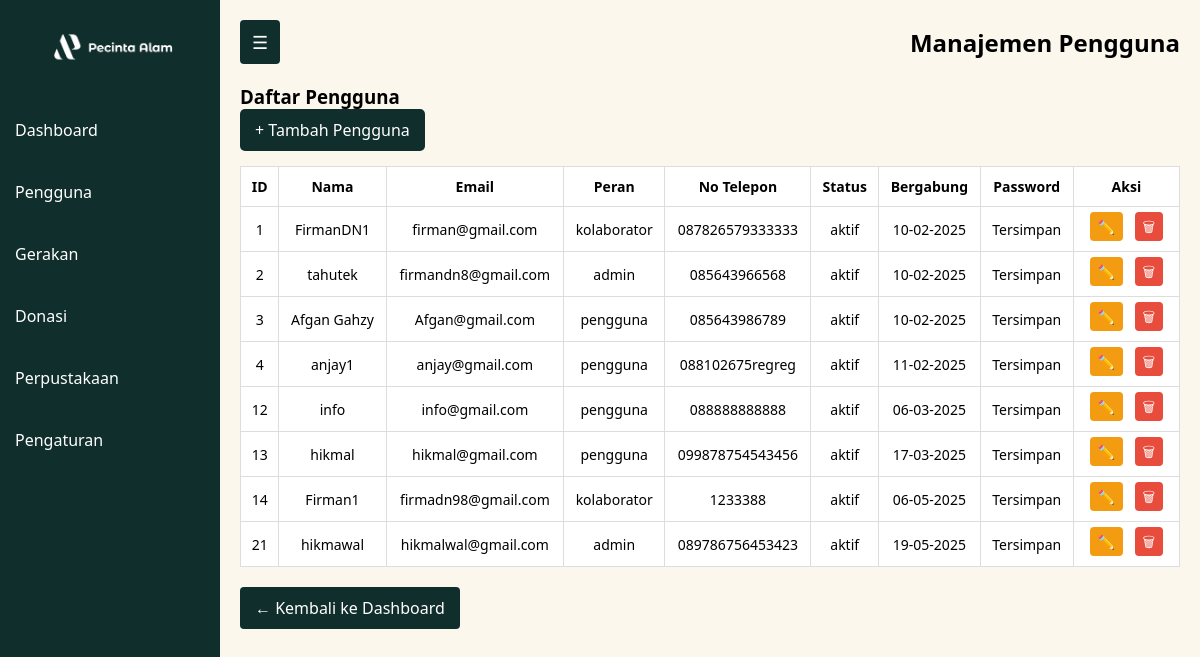
Screenshot of /dashboard/admin/pengguna.php (signed in) with the database file from the repository.
### tables this page shows
CREATE TABLE `pengguna` (
  `id_user` int(11) NOT NULL,
  `nama` varchar(100) NOT NULL,
  `email` varchar(100) NOT NULL,
  `password` varchar(255) NOT NULL,
  `peran` enum('pengguna','kolaborator','admin') NOT NULL,
  `id_gerakan` int(11) DEFAULT NULL,
  `no_telepon` varchar(15) NOT NULL,
  `status_akun` enum('aktif','nonaktif','suspend') DEFAULT 'aktif',
  `tanggal_bergabung` timestamp NOT NULL DEFAULT current_timestamp()
);

### dashboard/admin/pengguna.php (the view, shortened to what this page needs)
<?php
include '../../config/db.php';
$sql = "SELECT * FROM pengguna";
$result = $conn->query($sql);
?>
<!DOCTYPE html>
<html lang="id">
<head>
  <link rel="stylesheet" href="../../assets/css/pengguna.css">
</head>
<body>
  <div class="container">
    <aside id="sidebar">
      <div class="logo">
        <img width="80%" src="../../assets/images/logo1.png" alt="Logo Komunitas Pecinta Alam">
      </div>
      <ul class="menu">
        <li><a href="dashboard.php">Dashboard</a></li>
        <li><a href="pengguna.php" class="active">Pengguna</a></li>
        <li><a href="gerakan.php">Gerakan</a></li>
        <li><a href="donasi.php">Donasi</a></li>
        <li><a href="perpustakaan.php">Perpustakaan</a></li>
        <li><a href="pengaturan.php">Pengaturan</a></li>
      </ul>
    </aside>
    <main>
      <header>
        <button id="toggleBtn">☰</button>
        <h2>Manajemen Pengguna</h2>
      </header>
      <section class="content">
        <h3>Daftar Pengguna</h3>
        <a href="proses/tambah_pengguna.php" class="add-btn">+ Tambah Pengguna</a>
        <table>
          <thead>
            <tr>
              <th>ID</th>
              <th>Nama</th>
              <th>Email</th>
              <th>Peran</th>
              <th>No Telepon</th>
              <th>Status</th>
              <th>Bergabung</th>
              <th>Password</th>
              <th>Aksi</th>
            </tr>
          </thead>
          <tbody>
            <?php while ($row = $result->fetch_assoc()): ?>
              <tr>
                <td><?= htmlspecialchars($row['id_user']) ?></td>
                <td><?= htmlspecialchars($row['nama']) ?></td>
                <td><?= htmlspecialchars($row['email']) ?></td>
                <td><?= htmlspecialchars($row['peran']) ?></td>
                <td><?= htmlspecialchars($row['no_telepon']) ?></td>
                <td><?= htmlspecialchars($row['status_akun']) ?></td>
                <td><?= date("d-m-Y", strtotime($row['tanggal_bergabung'])) ?></td>
                <td><?= strlen($row['password']) > 0 ? "Tersimpan" : "Belum Ada" ?></td>
                <td>
                  <a href="proses/update_pengguna.php?id_user=<?= $row['id_user'] ?>" class="edit-btn">✏️</a>
                  <a href="proses/delete_process.php?id_user=<?= $row['id_user'] ?>" class="delete-btn" onclick="return confirm('Yakin ingin menghapus pengguna ini?')">🗑</a>
                </td>
              </tr>
            <?php endwhile; ?>
          </tbody>
        </table>
      </section>
      <a href="../../index.php" class="back-button">← Kembali ke Dashboard</a>
    </main>
  </div>
</body>
</html>

### assets/css/pengguna.css (style rules this page uses)
* { box-sizing: border-box; margin: 0; padding: 0; font-family: 'Segoe UI', sans-serif; }
body, html { height: 100%; background-color: #f4f4f4; }
.container { display: flex; height: 100vh; }
aside { width: 220px; background-color: rgb(15, 46, 44); color: white; transition: 0.3s ease; overflow: hidden; }
.logo { padding: 20px; font-size: 20px; font-weight: bold; text-align: center; }
.menu { list-style: none; padding: 0; }
.menu li a { cursor: pointer; text-decoration: none; color: white; display: block; padding: 20px 15px; }
main { flex: 1; padding: 20px; overflow-y: auto; background-color: #FCF7ED; }
header { display: flex; justify-content: space-between; align-items: center; }
#toggleBtn { background-color: rgb(15, 46, 44); color: white; border: none; padding: 10px 12px; font-size: 18px; cursor: pointer; border-radius: 4px; }
.content { margin-top: 20px; }
.add-btn { background-color: rgb(15, 46, 44); color: white; padding: 10px 15px; text-decoration: none; border-radius: 5px; display: inline-block; margin-bottom: 15px; }
table { width: 100%; border-collapse: collapse; background-color: white; }
table th, table td { border: 1px solid #ddd; padding: 10px; text-align: center; font-size: 14px; }
.edit-btn, .delete-btn, .reset-btn { margin: 0 4px; padding: 5px 8px; text-decoration: none; border-radius: 4px; color: white; font-size: 14px; }
.edit-btn { background-color: #f39c12; }
.delete-btn { background-color: #e74c3c; }
.back-button { margin-top: 20px; display: inline-block; background-color: rgb(15, 46, 44); color: white; padding: 10px 15px; text-decoration: none; border-radius: 4px; transition: background 0.3s ease; }

### rows the page displays
pengguna: id_user "1", nama "FirmanDN1", email "firman@gmail.com", peran "kolaborator", no_telepon "087826579333333", status_akun "aktif", tanggal_bergabung "10-02-2025", shows "Tersimpan"
pengguna: id_user "2", nama "tahutek", email "firmandn8@gmail.com", peran "admin", no_telepon "085643966568", status_akun "aktif", tanggal_bergabung "10-02-2025", shows "Tersimpan"
pengguna: id_user "3", nama "Afgan Gahzy", email "Afgan@gmail.com", peran "pengguna", no_telepon "085643986789", status_akun "aktif", tanggal_bergabung "10-02-2025", shows "Tersimpan"
pengguna: id_user "4", nama "anjay1", email "anjay@gmail.com", peran "pengguna", no_telepon "088102675regreg", status_akun "aktif", tanggal_bergabung "11-02-2025", shows "Tersimpan"
pengguna: id_user "12", nama "info", email "info@gmail.com", peran "pengguna", no_telepon "088888888888", status_akun "aktif", tanggal_bergabung "06-03-2025", shows "Tersimpan"
pengguna: id_user "13", nama "hikmal", email "hikmal@gmail.com", peran "pengguna", no_telepon "099878754543456", status_akun "aktif", tanggal_bergabung "17-03-2025", shows "Tersimpan"
pengguna: id_user "14", nama "Firman1", email "firmadn98@gmail.com", peran "kolaborator", no_telepon "1233388", status_akun "aktif", tanggal_bergabung "06-05-2025", shows "Tersimpan"
pengguna: id_user "21", nama "hikmawal", email "hikmalwal@gmail.com", peran "admin", no_telepon "089786756453423", status_akun "aktif", tanggal_bergabung "19-05-2025", shows "Tersimpan"
